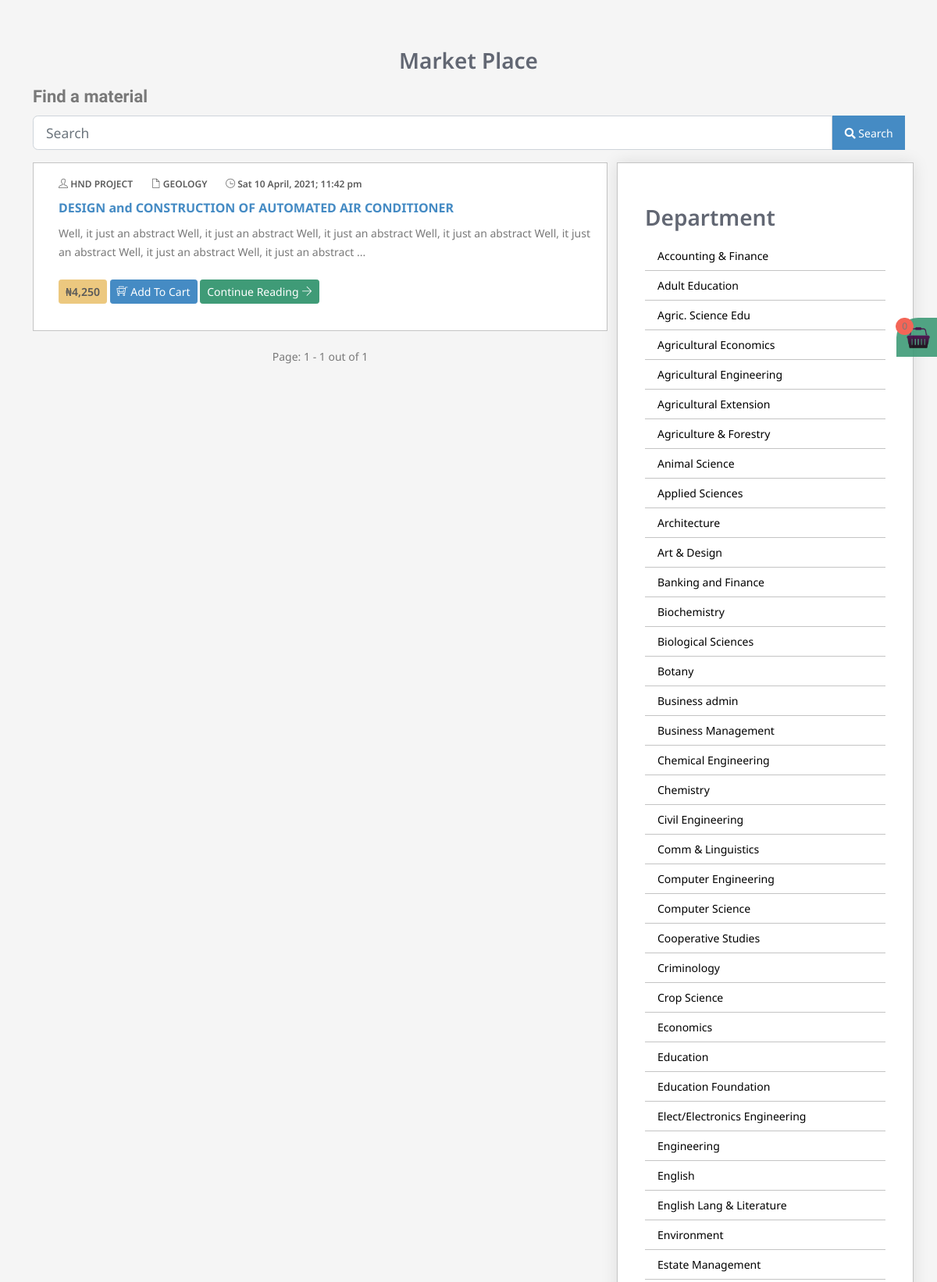
The app's page /market.php?deptID=37 (upper part) with its own data.
### tables this page shows
CREATE TABLE `market` (
  `projectID` int(255) NOT NULL,
  `userid` int(255) NOT NULL,
  `project_name` varchar(255) NOT NULL,
  `abstract` longtext NOT NULL,
  `proj_doc` varchar(255) NOT NULL,
  `no_of_pages` varchar(255) NOT NULL,
  `department` varchar(255) NOT NULL,
  `chapterno` varchar(255) NOT NULL,
  `degree_awarded` varchar(255) NOT NULL,
  `price` varchar(255) NOT NULL DEFAULT '0.00' COMMENT 'price set by admin',
  `percentage` int(255) NOT NULL DEFAULT 0,
  `status` varchar(255) NOT NULL DEFAULT 'pending',
  `downloads` varchar(255) NOT NULL DEFAULT '0',
  `date` varchar(255) NOT NULL
);

CREATE TABLE `department` (
  `id` int(255) NOT NULL,
  `dertmentName` varchar(255) NOT NULL
);

### config.php (called while the page is built, shortened)
<?php
class Config
{
	public $host = "localhost";
    public $db_name = "projecthub";
    public $username = "root";
    public $password = "";
	public function __construct()
    {
        try
        {
            $this->con = new PDO("mysql:host=" . $this->host . ";dbname=" . $this->db_name, $this->username, $this->password);
        }
        catch(PDOException $exception)
        {
            $this->con = null;
            echo "Connection error: " . $exception->getMessage();
			die();
        }
    }
}
?>

### market.php (the view, shortened to what this page needs)
<?php
require "action.php"; $action = new Action();
$per_page = 10;
if(isset($_GET["currentpage"])) {
	$page = $_GET["currentpage"];
} else  {
	$page = 1;
}
?>
<!DOCTYPE html>
<html lang="en">
<head>
        <link href="assets/css/bootstrap.min.css" rel="stylesheet" type="text/css" id="bootstrap-stylesheet" />
        <link href="assets/css/icons.min.css" rel="stylesheet" type="text/css" />
        <link href="assets/css/app.min.css" rel="stylesheet" type="text/css" id="app-stylesheet" />
    </head>
    <body>
		<div class="container">
			<div class="row mt-5">
				<div class="col-12">
				<div class="col-12 text-center">
					<h2><b>Market Place</b></h2>
				</div>
					<div class="row">
						<div class="col-lg-12">
							<form class="form mt-4 mt-lg-0" method="get">
								<div class="form-group">
									<label class="control-label mt-3 mt-lg-0" for="example-input1-group2" style="font-size: 22px"><b>Find a material</b></label>
									<div class="input-group">
										<input type="text" name="projName" class="form-control form-control-lg" placeholder="Search">
										<span class="input-group-prepend">
											<button type="submit" class="btn btn-primary"><i class="fa fa-search"></i> Search</button>
										</span>
									</div>
								</div>
							</form>
						</div>
						<div class="col-md-8">
						<?php
					    $start_page = ($page-1) * $per_page;
						if(isset($_REQUEST["projName"])) {
							$projName = $_REQUEST["projName"];
							$query = "select * from market where project_name like '%$projName%' or abstract like '%$projName%' or proj_doc like '%$projName%' ORDER BY projectID desc";
							echo "<p style='color: #000'><b>You search for : </b>".$projName."</p>";
						} else if(isset($_REQUEST["deptID"])) {
							$deptID = $_REQUEST["deptID"];
							$query = "select * from market where department='$deptID' ORDER BY projectID desc";
						} else {
							$query = "select * from market ORDER BY projectID desc";
						}
						$loadMrket = $action->query($query . " limit $start_page, $per_page"); $loadMrket->execute();
						while ($dapp = $loadMrket->fetch(PDO::FETCH_ASSOC)) {
					        $depatID = $dapp["department"];
					        $loadDept = $action->query ("select * from department where id='$depatID'"); $loadDept->execute();
					        $dept = $loadDept->fetch(PDO::FETCH_ASSOC);
					        $deptName = $dept["dertmentName"];
						?>
							<div class="column counter-column col-lg-12 col-md-12" style="margin-bottom: 3%; background: #fff; border: 1px solid #c4c4c4">
								<div class="inner" style="">
									<ul class="post-meta-info">
										<li>
											<a href="?<?php echo strtolower($dapp["degree_awarded"]);?>"> <i class="ti-user"></i> <?php echo strtoupper($dapp["degree_awarded"]);?> PROJECT </a>
										</li>
									   <li>
											 <a href="?deptID=<?php echo $dapp["department"];?>">
												<i class="ti-file"></i>
												<?php echo strtoupper($deptName);?>
											</a>
										</li>
										<li>
											<i class="ti-time"></i> <?php echo $dapp["date"];?>
										</li>
									</ul>
									<h3 class="post-title">
										<a href="projectInfo?pid=<?php echo base64_encode($dapp['projectID']);?>"> <?php echo $dapp["project_name"];?> </a>
									</h3>
									<div style="text-align: left; line-height: 1.7; margin-left: 20px;">
										<?php echo substr($dapp["abstract"], 0 ,255)."...";?>
										<br>
										<br>
										<button class="btn btn-warning btn-sm" style="margin-top: -10px; color: #000" disabled>
											<b>&#8358;<?php echo number_format($dapp["price"]);?></b>
										</button>
										<?php if (array_key_exists($dapp['projectID'], $_SESSION['cart'])) { ?>
            									<button class="btn btn-warning btn-sm" style="margin-bottom: 10px" id="removeCart<?php echo $dapp['projectID'];?>">
            										<b><i class="ti-trash"></i> Remove Item</b>
            									</button>
											<?php } else { ?>
												<button class="btn btn-primary btn-sm" id="addcart<?php echo $dapp['projectID'];?>" style="margin-bottom: 10px"><i class="ti-shopping-cart-full"></i> Add To Cart </button>
											<?php } ?>
										<a href="projectInfo?pid=<?php echo base64_encode($dapp['projectID']);?>" class="btn btn-primary btn-sm" style="border-color: #3F9B77; background-color: #3F9B77; margin-bottom: 10px">
											Continue Reading <i class="ti-arrow-right"></i>
										</a>
										<br><br>
									</div>
								</div>
							</div>
						<?php } ?>
							<div class="col-lg-12 text-center">
								<?php
								if(isset($_REQUEST["deptID"])) {
									$href = "deptID=".$_REQUEST["deptID"]."&";
								} else if(isset($_REQUEST["projName"])) {
									$href = "projName=".$_REQUEST["projName"]."&";
								} else { $href = ''; }
								echo $action->paginate($href, $query); ?>
							</div>
						</div>
						<div class="col-md-4" style="height: 24%; background: #fff; border: 1px solid #c4c4c4; box-shadow: 0px 0px 20px rgba(0,0,0,0.10); padding: 40px 35px;">
							<h2 style="text-align: left"><b> Department </b></h2>
							<ul class="tryer">
								<?php
								$loadDep = $action->query ("select * from department"); $loadDep->execute();
								while ($dapps = $loadDep->fetch(PDO::FETCH_ASSOC)) { ?>
									<li class="try"><a href="?deptID=<?php echo $dapps["id"];?>"><?php echo $dapps["dertmentName"];?></a></li>
								<?php } ?>
							</ul>
						</div>
					</div>
				</div>
			</div>
		</div>
		<br/><br/><br/><br/>
		<?php require "shopcart.php";?>
    </body>
</html>

### market.php (style rules this page uses)
.tryer { list-style-type: none; text-align: left; padding: 0px; margin: 0px; }
.try a { display: block; color: #000; padding: 8px 16px; text-decoration: none; border-bottom: 1px solid #c4c4c4; }
.post-meta-info { margin-top: 2%; margin-bottom: 10px; padding-left: 0; text-align: left; }
.post-meta-info li { font-size: 12px; display: inline-block; position: relative; margin-left: 20px; -moz-transition: all 0.9s ease; font-weight: 600; color: #5c5c5c; }
.post-meta-info li a { color: #5c5c5c; }
.post-title { font-size: 1rem; text-align: justify; font-weight: bold; margin-bottom: 10px; margin-left: 20px; }

### records on screen
market: degree_awarded "HND", department.dertmentName "GEOLOGY", date "Sat 10 April, 2021; 11:42 pm", project_name "DESIGN and CONSTRUCTION OF AUTOMATED AIR CONDITIONER", abstract "Well, it just an abstract Well, it just an abstract Well, it just an abstract Well, it just an abstract Well, it just an abstract Well, it just an abstract Well, it just an abstract", price "4,250"
department: dertmentName "Accounting & Finance"
department: dertmentName "Adult Education"
department: dertmentName "Agric. Science Edu"
department: dertmentName "Agricultural Economics"
department: dertmentName "Agricultural Engineering"
department: dertmentName "Agricultural Extension"
department: dertmentName "Agriculture & Forestry"
department: dertmentName "Animal Science"
department: dertmentName "Applied Sciences"
department: dertmentName "Architecture"
department: dertmentName "Art & Design"
department: dertmentName "Banking and Finance"
department: dertmentName "Biochemistry"
department: dertmentName "Biological Sciences"
department: dertmentName "Botany"
department: dertmentName "Business admin"
department: dertmentName "Business Management"
department: dertmentName "Chemical Engineering"
department: dertmentName "Chemistry"
department: dertmentName "Civil Engineering"
department: dertmentName "Comm & Linguistics"
department: dertmentName "Computer Engineering"
department: dertmentName "Computer Science"
department: dertmentName "Cooperative Studies"
department: dertmentName "Criminology"
department: dertmentName "Crop Science"
department: dertmentName "Economics"
department: dertmentName "Education"
department: dertmentName "Education Foundation"
department: dertmentName "Elect/Electronics Engineering"
department: dertmentName "Engineering"
department: dertmentName "English"
department: dertmentName "English Lang & Literature"
department: dertmentName "Environment"
department: dertmentName "Estate Management"

### other values on screen
$page "1"
$count "1"
